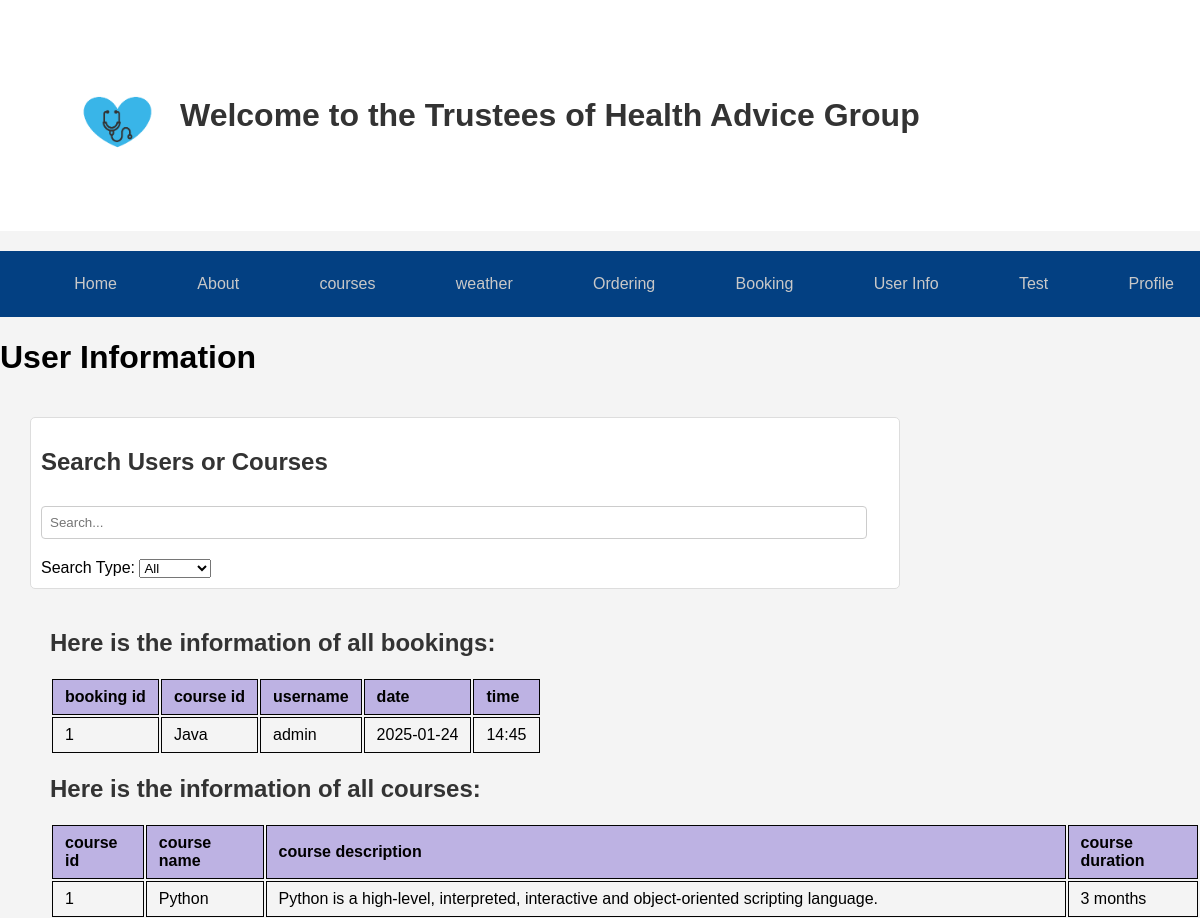
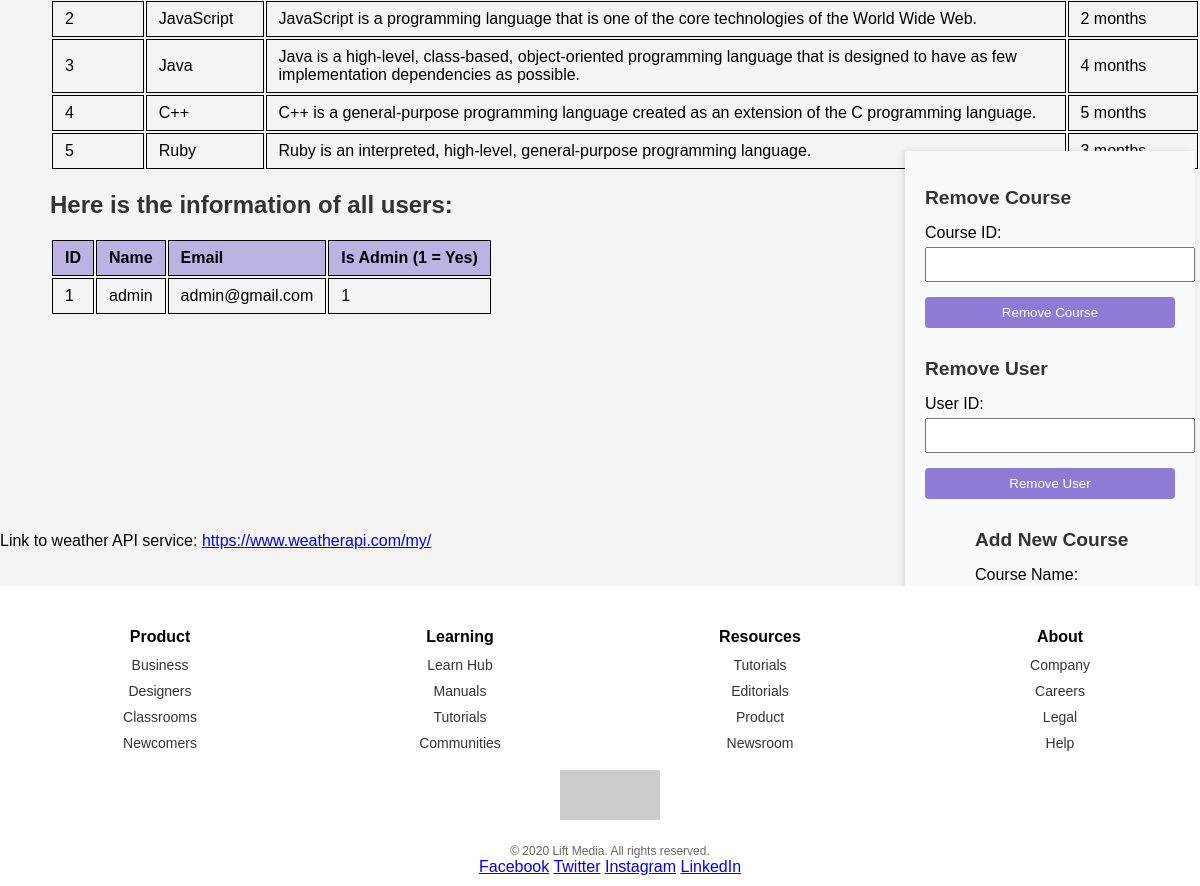
Page /usersinfo (signed in) on the committed database (2 pictures, top to bottom).
### tables this page shows
CREATE TABLE bookings (booking_id INTEGER PRIMARY KEY, courses text, username text, date TEXT, time TEXT, FOREIGN KEY(username) REFERENCES users(username));

CREATE TABLE courses (course_id INTEGER PRIMARY KEY, course_name TEXT NOT NULL, course_description TEXT NOT NULL,course_duration TEXT NOT NULL);

CREATE TABLE user (id INTEGER PRIMARY KEY, username TEXT NOT NULL, email TEXT NOT NULL, password TEXT NOT NULL, admin BOOLEAN NOT NULL DEFAULT FALSE);

### flaskr/main.py (the view)
@app.route("/usersinfo")
def users_info():
    if "username" not in session or not session.get("admin"):
        return redirect(url_for("login"))
    try:
        connection = sqlite3.connect("user.db")
        cursor = connection.cursor()
        cursor.execute("SELECT id, username, email, admin FROM user")
        user = cursor.fetchall()
        cursor.execute(
            "SELECT booking_id, courses, username, date, time FROM bookings"
        )
        bookings = cursor.fetchall()
        cursor.execute(
            "SELECT course_id, course_name, course_description, course_duration FROM courses"
        )
        courses = cursor.fetchall()
        connection.close()
        return render_template("users_info.html", user=user, courses=courses, bookings=bookings)
    except sqlite3.Error as e:
        return f"Database error: {str(e)}", 500

### flaskr/main.py (called while the page is built)
@app.before_request
def manage_session():
    session.permanent = True
    app.permanent_session_lifetime = timedelta(minutes=30)
    if "username" in session:
        last_activity = session.get("last_activity")
        if last_activity:
            current_time = datetime.now()
            time_difference = current_time - last_activity.replace(tzinfo=None)
            if time_difference.total_seconds() > 1800:  # 30 minute
                session.clear()
                return redirect(url_for("login"))
    session["last_activity"] = datetime.now()

@app.context_processor
def inject_user():
    return {
        "authenticated": "username" in session,
        "admin": session.get("admin", False),
    }

@app.context_processor
def inject_theme():
    theme = session.get("theme", "light")
    return dict(theme=theme)

### flaskr/templates/users_info.html (shortened to what this page needs)
<!DOCTYPE html>
<html lang="en">
{% extends "index.html" %} {% block title %}User Info{% endblock %} {% block
content %}
<link rel="stylesheet" href="/static/user_info.css" />
<body>
  <h1>User Information</h1>
  <div class="search-section">
    <form action="/search" method="post">
      <h2>Search Users or Courses</h2>
      <input type="text" id="searchInput" placeholder="Search..." onkeyup="searchTables()" />
      <label for="searchType">Search Type:</label>
      <select id="searchType" onchange="searchTables()">
        <option value="all">All</option>
      </select>
    </form>
  </div>
  <div class="bookings_info bookings">
    <h2>Here is the information of all bookings:</h2>
    <table>
      <thead>
        <tr>
          <th>booking id</th>
          <th>course id</th>
          <th>username</th>
          <th>date</th>
          <th>time</th>
        </tr>
      </thead>
      <tbody>
        {% for bookings in bookings %}
        <tr>
          <td>{{ bookings[0] }}</td>
          <td>{{ bookings[1] }}</td>
          <td>{{ bookings[2] }}</td>
          <td>{{ bookings[3] }}</td>
          <td>{{ bookings[4] }}</td>
        </tr>
        {% endfor %}
      </tbody>
    </table>
  </div>
  <div class="course_info courses">
    <h2>Here is the information of all courses:</h2>
    <table>
      <thead>
        <tr>
          <th>course id</th>
          <th>course name</th>
          <th>course description</th>
          <th>course duration</th>
        </tr>
      </thead>
      <tbody>
        {% for courses in courses %}
        <tr>
          <td>{{ courses[0] }}</td>
          <td>{{ courses[1] }}</td>
          <td>{{ courses[2] }}</td>
          <td>{{ courses[3] }}</td>
        </tr>
        {% endfor %}
      </tbody>
    </table>
  </div>
  <div class="user_info users">
    <h2>Here is the information of all users:</h2>
    <table>
      <thead>
        <tr>
          <th>ID</th>
          <th>Name</th>
          <th>Email</th>
          <th>Is Admin (1 = Yes)</th>
        </tr>
      </thead>
      <tbody>
        {% for user in user %}
        <tr>
          <td>{{ user[0] }}</td>
          <td>{{ user[1] }}</td>
          <td>{{ user[2] }}</td>
          <td>{{ user[3] }}</td>
        </tr>
        {% endfor %}
      </tbody>
    </table>
  </div>
  <div>
    <p>Link to weather API service: <a href="https://www.weatherapi.com/my/"
        target="_blank">https://www.weatherapi.com/my/</a></p>
  </div>
  <div class="sidebar">
    <div class="remove_courses">
      <h2>Remove Course</h2>
      <form action="/delete_course" method="post">
        <label for="course_id">Course ID:</label>
        <input type="text" id="course_id" name="course_id" required />
        <button type="submit">Remove Course</button>
      </form>
    </div>
    <div class="remove_users">
      <h2>Remove User</h2>
      <form action="/delete_user" method="post">
        <label for="user_id">User ID:</label>
        <input type="text" id="user_id" name="user_id" required />
        <button type="submit">Remove User</button>
      </form>
    </div>
    <div class="course_form">
      <h2>Add New Course</h2>
      <form action="/add_course" method="post">
        <label for="course_name">Course Name:</label>
        <label for="course_description">Course Description:</label>
        <label for="courses">Course Duration(Months):</label>
        <button type="submit">Book Now</button>
      </form>
    </div>
  </div>
</body>
{% endblock %}

### flaskr/templates/index.html (shortened to what this page needs)
<!DOCTYPE html>
<html lang="en">
<head>
  <link rel="stylesheet" href="/static/main.css" />
</head>
<body>
  <div class="welcome">
    <div style="display: flex; align-items: center; justify-content: left; flex-wrap: wrap; padding: 10px">
      <img id="logo" src="{{ url_for('static', filename='logo.png') }}"
        alt="health group website Logo" style="margin: 5px; width: 100px; max-width: 100%; height: auto;" />
      <h1 style="text-align: left; margin: 10px">Welcome to the Trustees of Health Advice Group</h1>
    </div>
  </div>
  <nav class="nav">
    <a href="/" style="color: #c9c8c8">Home</a>
    <a href="/about" style="color: #c9c8c8">About</a>
    <a href="/courses" style="color: #c9c8c8">courses</a>
    <a href="/weather_page" style="color: #c9c8c8">weather</a>
    <a href="/Orderingpage" style="color: #c9c8c8">Ordering</a>
    <a href="/BookingPage" style="color: #c9c8c8">Booking</a>
    {% if admin %}
    <a href="/usersinfo" style="color: #c9c8c8; float: right">User Info</a>
    <a href="/test" style="color: #c9c8c8; float: right">Test</a>
    {% if authenticated %}
    <a href="/profile" style="color: #c9c8c8; float: right">Profile</a>
    {% endif %} {% else %}
    <a href="/Sign-Up" style="color: #c9c8c8; float: right">Sign Up</a>
    <a href="/login" style="color: #c9c8c8; float: right">Login</a>
    {% endif %}
  </nav>
  {% block content %}{% endblock %}
  <div class="footer" id="footer">
    <footer>
      <div class="footer-container">
        <div class="footer-column">
          <h4>Product</h4>
          <ul>
            <li><a href="#">Business</a></li>
            <li><a href="#">Designers</a></li>
            <li><a href="#">Classrooms</a></li>
            <li><a href="#">Newcomers</a></li>
          </ul>
        </div>
        <div class="footer-column">
          <h4>Learning</h4>
          <ul>
            <li><a href="#">Learn Hub</a></li>
            <li><a href="#">Manuals</a></li>
            <li><a href="#">Tutorials</a></li>
            <li><a href="#">Communities</a></li>
          </ul>
        </div>
        <div class="footer-column">
          <h4>Resources</h4>
          <ul>
            <li><a href="#">Tutorials</a></li>
            <li><a href="#">Editorials</a></li>
            <li><a href="#">Product</a></li>
            <li><a href="#">Newsroom</a></li>
          </ul>
        </div>
        <div class="footer-column">
          <h4>About</h4>
          <ul>
            <li><a href="#">Company</a></li>
            <li><a href="#">Careers</a></li>
            <li><a href="#">Legal</a></li>
            <li><a href="#">Help</a></li>
          </ul>
        </div>
      </div>
      <div class="footer-logo">
        <img src="https://via.placeholder.com/100x50" alt="Lift Logo">
      </div>
      <div class="footer-bottom">
        © 2020 Lift Media. All rights reserved.
      </div>
      <div class="social-icons">
        <a href="#">Facebook</a>
        <a href="#">Twitter</a>
        <a href="#">Instagram</a>
        <a href="#">LinkedIn</a>
      </div>
    </footer>
  </div>
</body>
</html>

### flaskr/static/main.css (style rules this page uses)
html { font-size: 16px; scroll-behavior: smooth; }
body { background-color: #f4f4f4; font-family: Arial, sans-serif; margin: 0; padding: 0; padding-bottom: 120px; overflow-y: scroll; overflow-x: hidden; }
.nav a { color: #C9C8C8; display: block; float: left; padding: 14px 16px; text-align: center; text-decoration: none; }
.nav { align-items: center; background-color: #034082; display: flex; justify-content: space-between; padding: 10px; }
.welcome { background-color: #ffffff; margin-bottom: 20px; padding: 50px; text-align: center; }
.welcome h1 { color: #333333; }
h2 { color: #333333; }
html, body { height: 100%; margin: 0; }
body { display: flex; flex-direction: column; min-height: 100vh; }
footer { position: relative; z-index: 1000; height: auto; min-height: 1px; bottom: 0; left: 0; width: 100%; padding: 10px; background: #ffffff; text-align: center; color: #000000; margin-top: 20px; }
.footer-container { display: flex; flex-wrap: wrap; justify-content: space-around; max-width: 1200px; margin: auto; }
.footer-column { flex: 1; min-width: 150px; margin: 10px 0; }
.footer-column h4 { font-size: 16px; font-weight: bold; margin-bottom: 10px; }
.footer-column ul { list-style: none; padding: 0; margin: 0; }
.footer-column ul li { margin-bottom: 8px; }
.footer-column ul li a { text-decoration: none; color: #333; font-size: 14px; }
.footer-bottom { margin-top: 20px; font-size: 12px; color: #666; }

### flaskr/static/user_info.css (style rules this page uses)
.search-section { margin: 20px 300px 20px 30px; padding: 10px; background-color: #ffffff; border: 1px solid #ddd; border-radius: 5px; position: relative; z-index: 1; }
.search-section h2 { margin-bottom: 10px; }
.search-section input { margin: 20px 0; width: calc(100% - 40px); padding: 8px; border: 1px solid #ccc; border-radius: 4px; }
th, td { padding: 8px 12px; border: 1px solid #020202; text-align: left; }
th { background-color: #8f7ad688; color: #000; }
.user_info { margin-left: 50px; margin-bottom: 200px; }
.bookings_info { margin-left: 50px; }
.course_info { margin-left: 50px; }
.course_form { margin-left: 50px; }
.sidebar { width: 250px; position: fixed; right: 5px; top: 80; bottom: 20px; background-color: #f8f9fa; padding: 20px; box-shadow: -2px 0 5px rgba(0, 0, 0, 0.1); overflow-y: auto; }
.sidebar h2 { font-size: 1.2em; margin-bottom: 15px; }
.sidebar form { margin-bottom: 30px; }
.sidebar input, .sidebar select { width: 100%; padding: 8px; margin: 5px 0 15px; }
.sidebar button { width: 100%; padding: 8px; background-color: #8f7ad6; color: white; border: none; border-radius: 4px; cursor: pointer; }
h2 { color: #333333; }

### rows in the picture
bookings: booking_id "1", courses "Java", username "admin", date "2025-01-24", time "14:45"
courses: course_id "1", course_name "Python", course_description "Python is a high-level, interpreted, interactive and object-oriented scripting language.", course_duration "3 months"
courses: course_id "2", course_name "JavaScript", course_description "JavaScript is a programming language that is one of the core technologies of the World Wide Web.", course_duration "2 months"
courses: course_id "3", course_name "Java", course_description "Java is a high-level, class-based, object-oriented programming language that is designed to have as few implementation dependencies as possible.", course_duration "4 months"
courses: course_id "4", course_name "C++", course_description "C++ is a general-purpose programming language created as an extension of the C programming language.", course_duration "5 months"
courses: course_id "5", course_name "Ruby", course_description "Ruby is an interpreted, high-level, general-purpose programming language."
user: id "1", username "admin", email "admin@gmail.com", admin "1"
